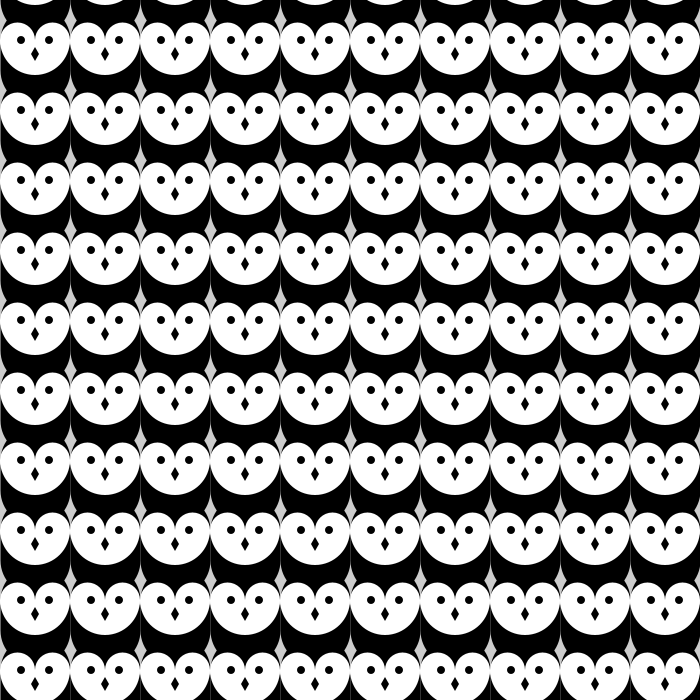
Frame 1 (no input)
Frame 60 (the mouse pressed at the canvas centre just before this capture): identical to frame 1, image omitted
Frame 120 (the mouse held since frame 60 and released just before this capture): identical to frame 1, image omitted

The Processing sketch that drew this single still picture (run headless with seeded random() and noise(); from frame 60 on, the mouse is pressed at the canvas centre):

// Processing sketch: Make_Processing_8_6_IncreasingTheSurplusPopulation
// ── Make_Processing_8_6_IncreasingTheSurplusPopulation.pde
void setup() {
  size(700, 700);
  smooth();
}

void draw() {
  background(204);
  for (int x = 35; x < width + 70; x += 70) {
    for (int y = 35; y < width + 70; y += 70) {
      owl(x, y);
    }
  }
}
void owl(int x, int y) {
  pushMatrix();
  translate(x, y);
  //scale(2);
  stroke(0);
  strokeWeight(70);
  line(0, -35, 0, -65); // body
  noStroke();
  fill(255);
  ellipse(-17.5, -65, 35, 35);
  ellipse(17.5, -65, 35, 35);
  arc(0, -65, 70, 70, 0, PI);
  fill(0);
  ellipse(-14, -65, 8, 8);
  ellipse(14, -65, 8, 8);
  quad(0, -58, 4, -51, 0, -44, -4, -51);
  popMatrix();
}
